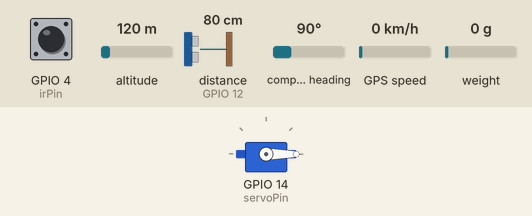
This sketch was run on a simulated ESP32. On the bench: servo. Wiring (inferred from the names in the program): ultrasonic range finder: trigger GPIO 13; echo GPIO 12. Inputs (shaded band) come from the test bench; at power-on: GPIO 4 (irPin) HIGH, altitude 120 m, distance to the obstacle (sensor on GPIO 12) 80 cm, compass heading 90°, GPS speed 0 km/h, weight on the scale 0 g. The echo pulse lasts 58.3 µs per cm; WiFi joins after 1.5 s; servers stay silent unless stated; uploads are accepted with an empty reply; the GPS gets a fix after 3 s at 37.7749, -122.4194 with 8 satellites; what the sketch prints to the serial monitor is not drawn.

Above: at 4.7 s.
4.8 s: GPIO 4 (irPin) driven LOW
6.5 s: GPIO 4 (irPin) pulsed HIGH 5 times (0.12 s each, 0.3 s apart)
At 8.7 s:
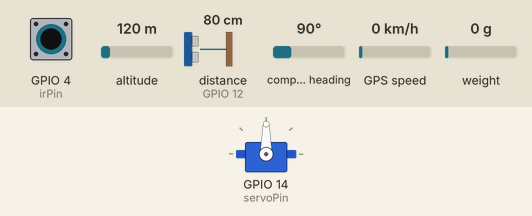
9.5 s: GPIO 4 (irPin) pulsed HIGH 5 times (0.12 s each, 0.3 s apart)
At 12.1 s:
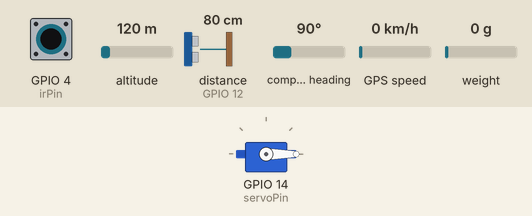
Timing chart, 0 to 13.6 s (numbered marks = the images above; inputs shaded):
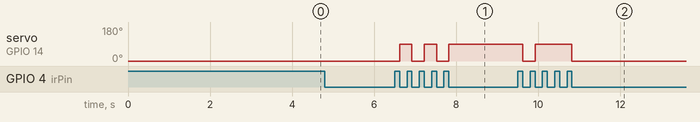

Measured:
- after the input at 4.8 s, every drawn part: stays the same
- after the input at 6.5 s, servo on GPIO 14 (servoPin): alternates 90° for 0.30 s and 0° for 0.30 s, 5 changes in all, then stays 90°, starting after 0.12 s
- after the input at 9.5 s, servo on GPIO 14 (servoPin): 90° → 0° after 0.12 s, → 90° 0.30 s later, → 0° 0.90 s later

The sketch:

ArduinoEcoBin_v1.ino
```cpp
#include <WiFi.h>
#include <HTTPClient.h>
#include <ArduinoJson.h>
#include <ESP32Servo.h>
#include <TinyGPS++.h>
#include <HardwareSerial.h>
#include "HX711.h"

const char* ssid = "Carti";
const char* password = "limaringgit";

const char* serverUrl = "http://172.20.10.4/ecobin/api/iot_receiver.php";
const char* binCode = "BIN-ESP-32";

const int trigPin = 13;
const int echoPin = 12;
const int irPin = 4;
const int servoPin = 14;

const int LOADCELL_DOUT_PIN = 18;
const int LOADCELL_SCK_PIN = 19;

HardwareSerial GPS_Serial(2);
TinyGPSPlus gps;

Servo lidServo;
HX711 scale;

const float binHeight = 24;

float fillLevel = 0.0;
float weightKG = 0.0;
float batteryLevel = 100.0;

bool lidOpen = false;
bool lastIrState = HIGH;

String deviceMAC = "";
int wifiSignalStrength = 0;

unsigned long lastMeasureTime = 0;
unsigned long lastGPSPrint = 0;
unsigned long lastWeightRead = 0;
unsigned long lastServerSend = 0;
unsigned long startTime = 0;

const unsigned long fillInterval = 5000;
const unsigned long gpsInterval = 5000;
const unsigned long weightInterval = 5000;
const unsigned long serverInterval = 5000;

float calibrationFactor = 12050;

void connectWiFi();
void sendDataToServer();
String getLidStatus();
void estimateBattery();

void setup() {
  Serial.begin(115200);
  delay(1000);

  Serial.println("\n\n================================");
  Serial.println("   EcoBin IoT System Starting   ");
  Serial.println("================================\n");

  deviceMAC = WiFi.macAddress();
  Serial.print("Device MAC Address: ");
  Serial.println(deviceMAC);

  pinMode(trigPin, OUTPUT);
  pinMode(echoPin, INPUT);
  pinMode(irPin, INPUT);

  lidServo.attach(servoPin);
  lidServo.write(0);
  Serial.println("✓ Servo motor initialized (lid closed)");

  GPS_Serial.begin(9600, SERIAL_8N1, 16, 17);
  Serial.println("✓ GPS module initialized");

  scale.begin(LOADCELL_DOUT_PIN, LOADCELL_SCK_PIN);
  scale.set_scale(calibrationFactor);
  scale.tare();
  Serial.println("✓ Weight sensor initialized (taring complete)");

  connectWiFi();

  startTime = millis();
  Serial.println("\n✓ System ready!\n");
}

void loop() {
  unsigned long currentMillis = millis();

  if (WiFi.status() != WL_CONNECTED) {
    Serial.println("⚠ WiFi disconnected! Reconnecting...");
    connectWiFi();
  }

  wifiSignalStrength = WiFi.RSSI();

  while (GPS_Serial.available()) {
    gps.encode(GPS_Serial.read());
  }

  if (currentMillis - lastGPSPrint >= gpsInterval) {
    lastGPSPrint = currentMillis;

    if (gps.location.isValid()) {
      Serial.print(" GPS → LAT: ");
      Serial.print(gps.location.lat(), 6);
      Serial.print(" | LON: ");
      Serial.print(gps.location.lng(), 6);
      Serial.print(" | Satellites: ");
      Serial.println(gps.satellites.value());
    } else {
      Serial.println(" GPS → Searching for satellites...");
    }
  }

  int irState = digitalRead(irPin);
  if (irState == LOW && lastIrState == HIGH) {
    lidOpen = !lidOpen;

    if (lidOpen) {
      Serial.println(" IR → Opening lid...");
      lidServo.write(0);
    } else {
      Serial.println(" IR → Closing lid...");
      lidServo.write(90);
    }
  }
  lastIrState = irState;

  if (currentMillis - lastMeasureTime >= fillInterval) {
    lastMeasureTime = currentMillis;

    digitalWrite(trigPin, LOW);
    delayMicroseconds(2);
    digitalWrite(trigPin, HIGH);
    delayMicroseconds(10);
    digitalWrite(trigPin, LOW);

    long duration = pulseIn(echoPin, HIGH, 30000);
    float distance = duration * 0.034 / 2;

    if (distance <= 5.0) {
      fillLevel = 100.0;
    } else {
      float sensorOffset = 2.0;
      float effectiveHeight = binHeight - sensorOffset;

      if (effectiveHeight <= 0) {
        Serial.println(" ERROR: binHeight must be > 2 cm!");
        fillLevel = 0;
      } else {
        float adjustedDistance = constrain(distance - sensorOffset, 0, effectiveHeight);
        fillLevel = 100.0 - (adjustedDistance / effectiveHeight * 100.0);
        fillLevel = constrain(fillLevel, 0, 100);
      }
    }

    Serial.print(" Ultrasonic → Distance: ");
    Serial.print(distance, 1);
    Serial.print(" cm | Fill Level: ");
    Serial.print(fillLevel, 1);
    Serial.println(" %");
  }

  if (currentMillis - lastWeightRead >= weightInterval) {
    lastWeightRead = currentMillis;

    if (scale.is_ready()) {
      weightKG = scale.get_units(5);

      Serial.print("  Weight → ");
      Serial.print(weightKG, 2);
      Serial.println(" kg");
    } else {
      Serial.println("  Weight Sensor → ERROR: Not ready");
    }
  }

  if (currentMillis - lastServerSend >= serverInterval) {
    lastServerSend = currentMillis;

    estimateBattery();
    sendDataToServer();
  }
}

void connectWiFi() {
  Serial.print("📡 Connecting to WiFi: ");
  Serial.println(ssid);

  WiFi.begin(ssid, password);

  int attempts = 0;
  while (WiFi.status() != WL_CONNECTED && attempts < 20) {
    delay(500);
    Serial.print(".");
    attempts++;
  }

  if (WiFi.status() == WL_CONNECTED) {
    Serial.println("\n✓ WiFi Connected!");
    Serial.print("   IP Address: ");
    Serial.println(WiFi.localIP());
    Serial.print("   Signal Strength: ");
    Serial.print(WiFi.RSSI());
    Serial.println(" dBm");
  } else {
    Serial.println("\n WiFi Connection Failed!");
    Serial.println("   System will continue without server connection.");
  }
}

void sendDataToServer() {
  if (WiFi.status() != WL_CONNECTED) {
    Serial.println("⚠ Cannot send data - WiFi not connected");
    return;
  }

  Serial.println("\n Sending data to server...");

  HTTPClient http;
  http.begin(serverUrl);
  http.addHeader("Content-Type", "application/json");

  StaticJsonDocument<512> doc;

  doc["device_id"] = deviceMAC;
  doc["bin_code"] = binCode;
  doc["fill_level"] = round(fillLevel * 100) / 100.0;
  doc["weight"] = round(weightKG * 100) / 100.0;
  doc["distance"] = 0;
  doc["battery_level"] = round(batteryLevel * 100) / 100.0;
  doc["lid_status"] = getLidStatus();
  doc["signal_strength"] = wifiSignalStrength;

  if (gps.location.isValid()) {
    doc["gps_lat"] = gps.location.lat();
    doc["gps_lng"] = gps.location.lng();
  } else {
    doc["gps_lat"] = nullptr;
    doc["gps_lng"] = nullptr;
  }

  String jsonPayload;
  serializeJson(doc, jsonPayload);

  Serial.println("   JSON Payload:");
  Serial.println("   " + jsonPayload);

  int httpResponseCode = http.POST(jsonPayload);

  if (httpResponseCode > 0) {
    Serial.print("   ✓ Server Response Code: ");
    Serial.println(httpResponseCode);

    String response = http.getString();
    Serial.println("   Server Response:");
    Serial.println("   " + response);
  } else {
    Serial.print("   HTTP Error: ");
    Serial.println(http.errorToString(httpResponseCode));
  }

  http.end();
  Serial.println();
}

String getLidStatus() {
  return lidOpen ? "open" : "closed";
}

void estimateBattery() {
  unsigned long runtime = millis() - startTime;
  float hoursRunning = runtime / 3600000.0;

  batteryLevel = 100.0 - (hoursRunning * 4.0);

  batteryLevel = constrain(batteryLevel, 0, 100);
}
```
